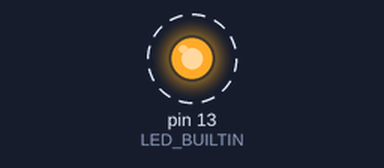
Simulated run of this sketch. Board: Arduino Uno, built with avr-gcc and run on an emulated ATmega328P. On the bench: output pins drawn as LEDs (lit = HIGH). Dashed ring = blinking. No radio packets arrive unless stated.

Above: at 0.16 s.
Timing chart, 0 to 3.0 s (numbered marks = the images above):
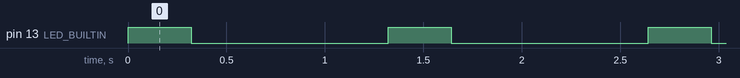

The sketch:

emisor_rf433_numeros.ino
```cpp
#include <VirtualWire.h>

const int dataPin = 9;

void setup()
{
    vw_setup(2000);
    vw_set_tx_pin(dataPin);
    pinMode(LED_BUILTIN, OUTPUT);
}

void loop()
{
   String str;
    char buf[VW_MAX_MESSAGE_LEN];

   digitalWrite(LED_BUILTIN, HIGH);
   // Ejemplo de envío int
   int dataInt = millis() / 1000;
    str = "i" + String(dataInt); /// Convertir a string
    str.toCharArray(buf,sizeof(buf)); // Convertir a char array
    vw_send((uint8_t *)buf, strlen(buf)); // Enviar array
    vw_wait_tx(); // Esperar envio

   // Ejemplo de envío float
   float dataFloat = 3.14;
    str = "f" + String(dataFloat); // Convertir a string
    str.toCharArray(buf,sizeof(buf)); // Convertir a char array
    vw_send((uint8_t *)buf, strlen(buf)); // Enviar array
    vw_wait_tx(); // Esperar envio

    delay(200);

    digitalWrite(LED_BUILTIN, LOW);
    delay(1000);
}
```

Measured:
- by itself, pin 13 (LED_BUILTIN): alternates HIGH for 0.32 s and LOW for 1.0 s
